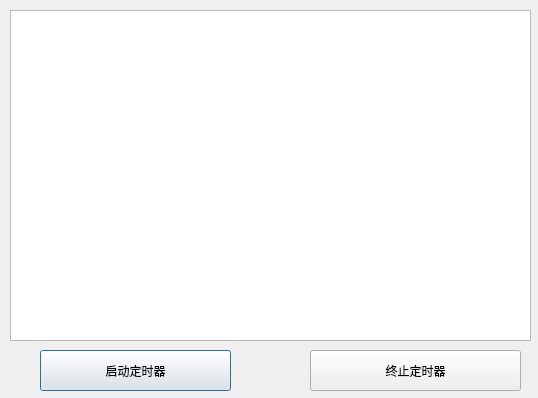
<?xml version="1.0" encoding="UTF-8"?>
<ui version="4.0">
 <class>Dialog</class>
 <widget class="QDialog" name="Dialog">
  <property name="geometry">
   <rect>
    <x>0</x>
    <y>0</y>
    <width>538</width>
    <height>398</height>
   </rect>
  </property>
  <property name="windowTitle">
   <string>Dialog</string>
  </property>
  <widget class="QListWidget" name="listWidget">
   <property name="geometry">
    <rect>
     <x>10</x>
     <y>10</y>
     <width>521</width>
     <height>331</height>
    </rect>
   </property>
  </widget>
  <widget class="QPushButton" name="startBtn">
   <property name="geometry">
    <rect>
     <x>40</x>
     <y>350</y>
     <width>191</width>
     <height>41</height>
    </rect>
   </property>
   <property name="text">
    <string>启动定时器</string>
   </property>
  </widget>
  <widget class="QPushButton" name="stopBtn">
   <property name="geometry">
    <rect>
     <x>310</x>
     <y>350</y>
     <width>211</width>
     <height>41</height>
    </rect>
   </property>
   <property name="text">
    <string>终止定时器</string>
   </property>
  </widget>
 </widget>
 <layoutdefault spacing="6" margin="11"/>
 <resources/>
 <connections/>
</ui>
